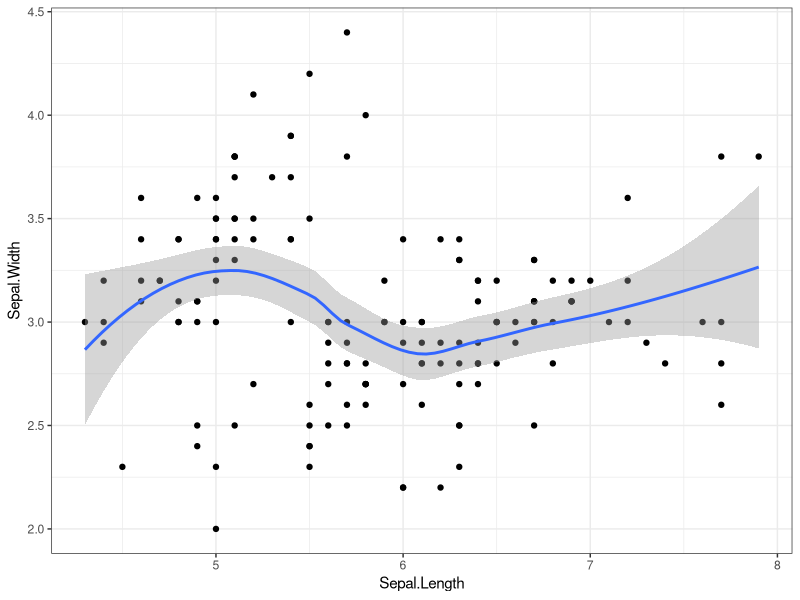

This chart was generated by the following R code:
library(tidyverse)

iris %>% 
	ggplot(aes(Sepal.Length, Sepal.Width, hue = "species")) + 
	geom_point() + 
	geom_smooth() +
	theme_bw()
